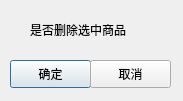
<?xml version="1.0" encoding="UTF-8"?>
<ui version="4.0">
 <class>shure</class>
 <widget class="QDialog" name="shure">
  <property name="geometry">
   <rect>
    <x>0</x>
    <y>0</y>
    <width>183</width>
    <height>101</height>
   </rect>
  </property>
  <property name="windowTitle">
   <string>Dialog</string>
  </property>
  <widget class="QWidget" name="widget" native="true">
   <property name="geometry">
    <rect>
     <x>0</x>
     <y>0</y>
     <width>181</width>
     <height>101</height>
    </rect>
   </property>
   <widget class="QLabel" name="label">
    <property name="geometry">
     <rect>
      <x>30</x>
      <y>20</y>
      <width>121</width>
      <height>20</height>
     </rect>
    </property>
    <property name="text">
     <string>是否删除选中商品</string>
    </property>
   </widget>
   <widget class="QPushButton" name="pushButton">
    <property name="geometry">
     <rect>
      <x>10</x>
      <y>60</y>
      <width>81</width>
      <height>28</height>
     </rect>
    </property>
    <property name="text">
     <string>确定</string>
    </property>
   </widget>
   <widget class="QPushButton" name="ret">
    <property name="geometry">
     <rect>
      <x>90</x>
      <y>60</y>
      <width>81</width>
      <height>28</height>
     </rect>
    </property>
    <property name="text">
     <string>取消</string>
    </property>
   </widget>
  </widget>
 </widget>
 <resources/>
 <connections/>
</ui>
